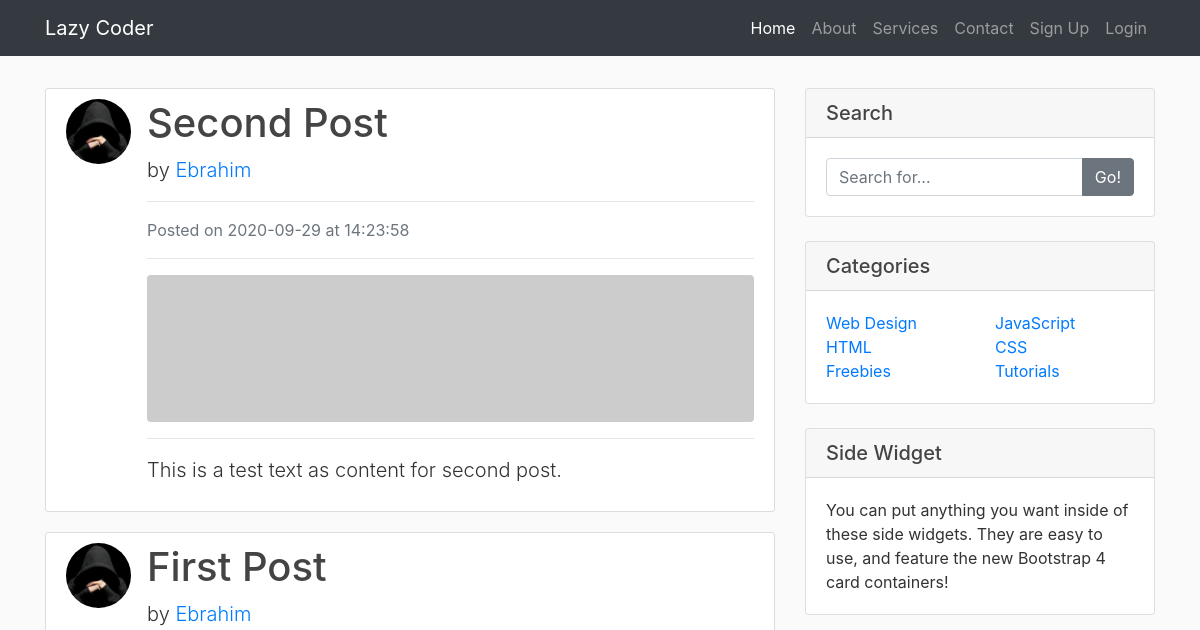
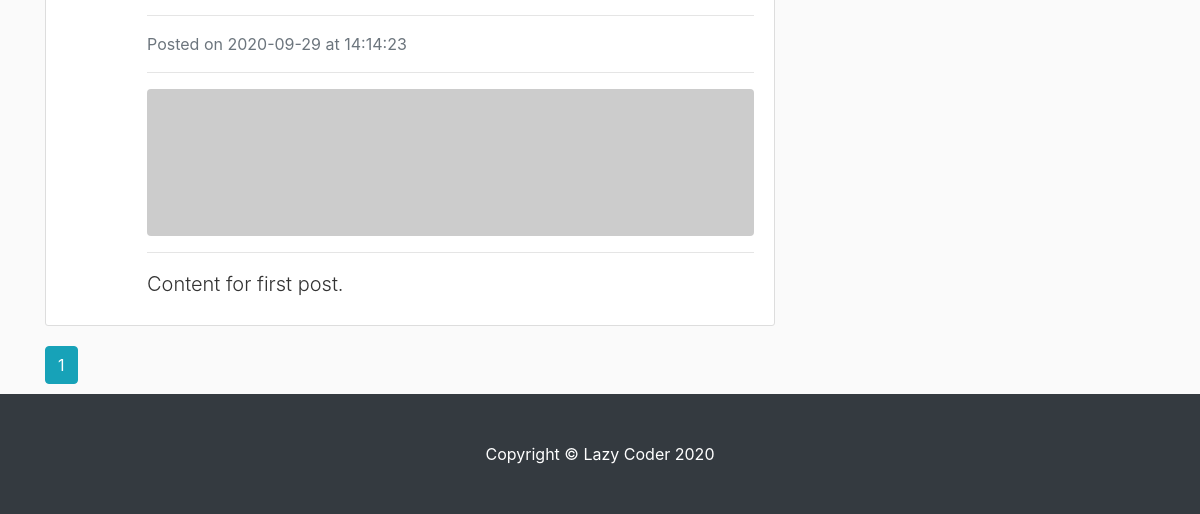
The app's page /home, older data (2 pictures, top to bottom).
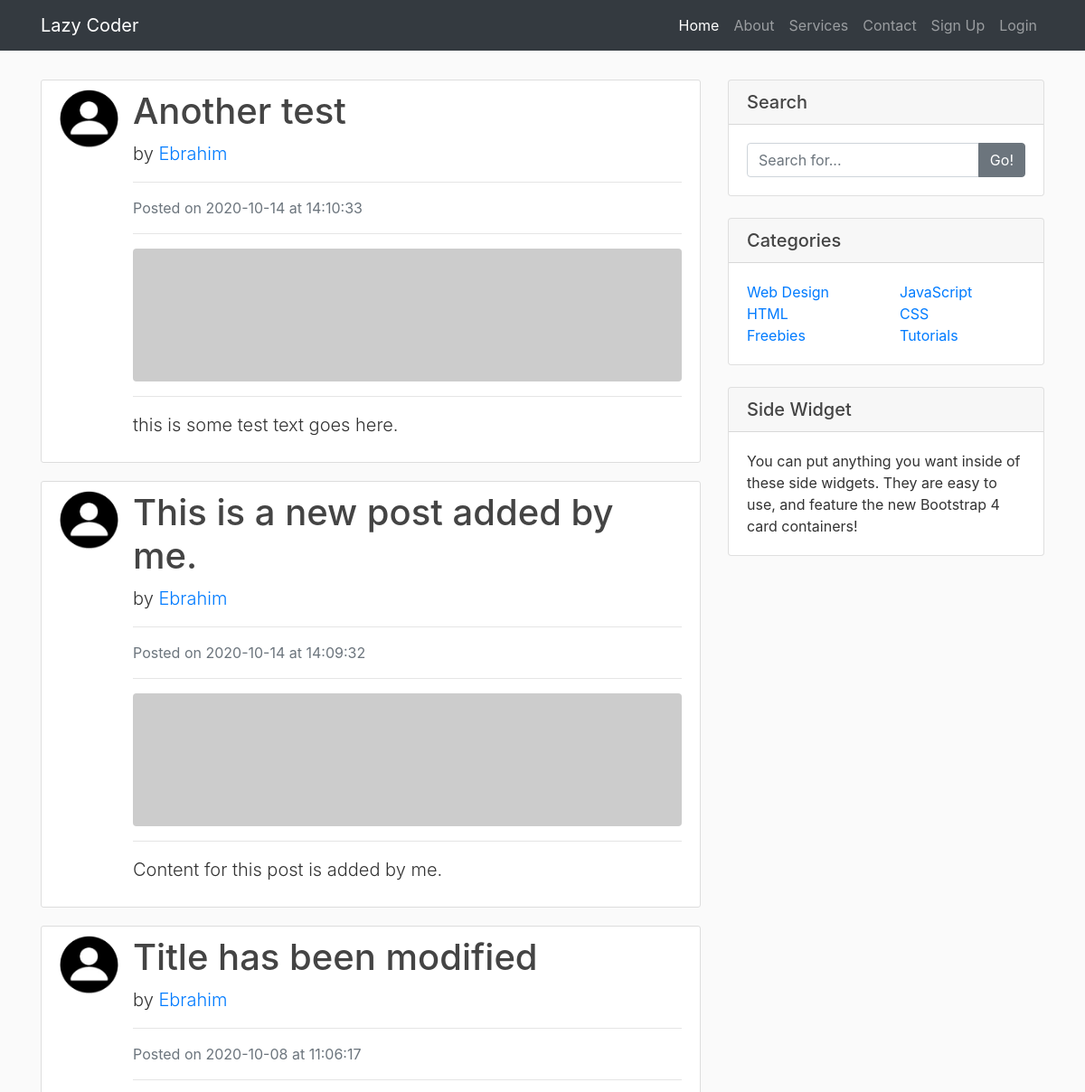
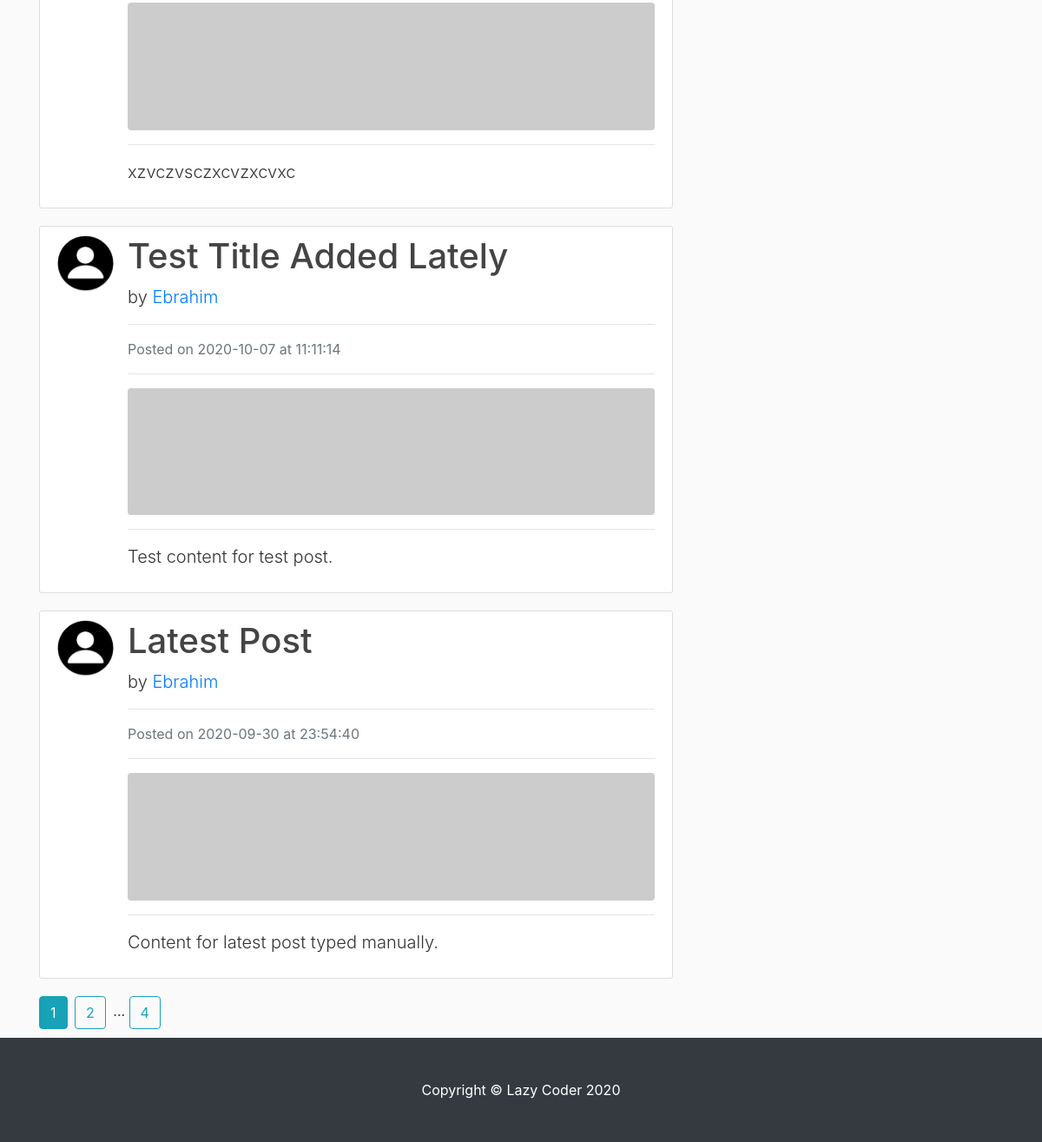
The same page, newer data (2 pictures, top to bottom).
### blog/models.py (models this page shows, shortened)
class Post(db.Model):
    id = db.Column(db.Integer, primary_key=True)
    title = db.Column(db.String(100), nullable=True)
    date_posted = db.Column(db.DateTime, nullable=False, default=datetime.utcnow)
    content = db.Column(db.Text, nullable=False)
    user_id = db.Column(db.Integer, db.ForeignKey('user.id'), nullable=False)

class User(db.Model, UserMixin):
    id = db.Column(db.Integer, primary_key=True)
    username = db.Column(db.String(255), unique=True, nullable=False)
    email = db.Column(db.String(255), unique=True, nullable=False)
    image_file = db.Column(db.String(20), nullable=False, default='default.jpg')
    password = db.Column(db.String(60), nullable = False)
    posts = db.relationship('Post', backref='author', lazy=True)

### blog/main/routes.py (the view)
@main.route('/')
@main.route('/home')
def home():
    page = request.args.get('page', 1, type=int)
    posts = Post.query.order_by(Post.date_posted.desc()).paginate(page=page, per_page=5)
    return render_template('home.html', posts=posts)

### blog/templates/home.html
{% extends "layout.html" %}
{% block content %}
    {% for post in posts.items %}
        <div class="media content-section">
            <img class="rounded-circle article-img" src="{{ url_for('static', filename='profiles/' + post.author.image_file) }}" alt="">
            <div class="media-body">
                <h1>
                    <a href="{{ url_for('post.show_post', post_id=post.id) }}" class="article-title">
                        {{ post.title }}
                    </a>
                </h1>
                <p class="lead">
                    by <a href="{{ url_for('user.user_posts', username=post.author.username) }}">{{ post.author.username }}</a>
                </p>
                <hr>
                <p class="text-muted">Posted on {{ post.date_posted.strftime('%Y-%m-%d') }} at {{ post.date_posted.strftime('%H:%M:%S') }}</p>
                <hr>
                <img class="img-fluid rounded" src="http://placehold.it/620x150" alt="">
                <hr>
                <p class="lead">{{ post.content }}</p>
            </div>
        </div>
    {% endfor %}
    {% for page_num in posts.iter_pages(left_edge=1, right_edge=1, left_current=1, right_current=2) %}
        {% if page_num %}
            {% if posts.page == page_num %}
                <a href="{{ url_for('main.home', page=page_num) }}" class="btn btn-info mr-1">{{ page_num }}</a>
            {% else %}
                <a href="{{ url_for('main.home', page=page_num) }}" class="btn btn-outline-info mr-1">{{ page_num }}</a>
            {% endif %}
        {% else %}
            ...
        {% endif %}
    {% endfor %}
{% endblock content %}
{% block sidebar %}
    <div class="card my-2">
        <h5 class="card-header">Search</h5>
        <div class="card-body">
            <div class="input-group">
                <input type="text" class="form-control" placeholder="Search for...">
                <span class="input-group-append">
                <button class="btn btn-secondary" type="button">Go!</button>
                </span>
            </div>
        </div>
    </div>
    <div class="card my-4">
        <h5 class="card-header">Categories</h5>
        <div class="card-body">
            <div class="row">
                <div class="col-lg-6">
                    <ul class="list-unstyled mb-0">
                        <li>
                            <a href="#">Web Design</a>
                        </li>
                        <li>
                            <a href="#">HTML</a>
                        </li>
                        <li>
                            <a href="#">Freebies</a>
                        </li>
                    </ul>
                </div>
                <div class="col-lg-6">
                    <ul class="list-unstyled mb-0">
                        <li>
                            <a href="#">JavaScript</a>
                        </li>
                        <li>
                            <a href="#">CSS</a>
                        </li>
                        <li>
                            <a href="#">Tutorials</a>
                        </li>
                    </ul>
                </div>
            </div>
        </div>
    </div>
    <div class="card my-4">
        <h5 class="card-header">Side Widget</h5>
        <div class="card-body">
            You can put anything you want inside of these side widgets. They are easy to use, and feature the new Bootstrap 4 card containers!
        </div>
    </div>
{% endblock sidebar %}

Row changes from the older to the newer data that the page shows:
no longer on this page (row edited): Post: image_file (picture), title "Second Post", author.username "Ebrahim", date_posted "2020-09-29", date_posted "14:23:58", content "This is a test text as content for second post."
no longer on this page (row edited): Post: image_file (picture), title "First Post", author.username "Ebrahim", date_posted "2020-09-29", date_posted "14:14:23", content "Content for first post."
added Post: image_file (picture), title "Another test", author.username "Ebrahim", date_posted "2020-10-14", date_posted "14:10:33", content "this is some test text goes here."
added Post: image_file (picture), title "This is a new post added by me.", author.username "Ebrahim", date_posted "2020-10-14", date_posted "14:09:32", content "Content for this post is added by me."
added Post: image_file (picture), title "Title has been modified", author.username "Ebrahim", date_posted "2020-10-08", date_posted "11:06:17", content "xzvczvsczxcvzxcvxc"
added Post: image_file (picture), title "Test Title Added Lately", author.username "Ebrahim", date_posted "2020-10-07", date_posted "11:11:14", content "Test content for test post."
added Post: image_file (picture), title "Latest Post", author.username "Ebrahim", date_posted "2020-09-30", date_posted "23:54:40", content "Content for latest post typed manually."
Text that changed along with them:
new list line: "2"
new list line: "4"
